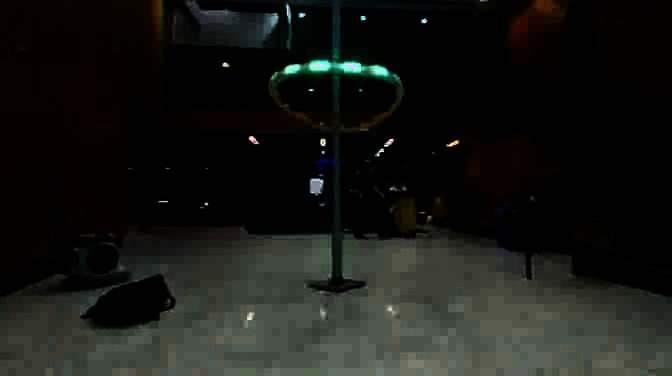
#> input picture ZodiacVision/scripts/sample.jpg, 672 x 376 px
$ python calibrate_test.py
#> lines starting #> are read from the running program, lines starting #| are printed output that depends on the picture; after the words box and inside, x2 and y2 are one past the last pixel; in counts of white or black regions, pixels touching at a corner belong together
import cv2


def BrightnessContrast(brightness=0):
    # getTrackbarPos returns the current
    # position of the specified trackbar.
    brightness = cv2.getTrackbarPos('Brightness',
                                    'GEEK')

    contrast = cv2.getTrackbarPos('Contrast',
                                  'GEEK')

    effect = controller(img, brightness,
                        contrast)

    # The function imshow displays an image
    # in the specified window
    cv2.imshow('Effect', effect)


def controller(img, brightness=255,
               contrast=127):
    brightness = int((brightness - 0) * (255 - (-255)) / (510 - 0) + (-255))

    contrast = int((contrast - 0) * (127 - (-127)) / (254 - 0) + (-127))

    if brightness != 0:

        if brightness > 0:

            shadow = brightness

            max = 255

        else:

            shadow = 0
            max = 255 + brightness

        al_pha = (max - shadow) / 255
        ga_mma = shadow

        # The function addWeighted calculates
        # the weighted sum of two arrays
        cal = cv2.addWeighted(img, al_pha,
                              img, 0, ga_mma)

    else:
        cal = img

    if contrast != 0:
        Alpha = float(131 * (contrast + 127)) / (127 * (131 - contrast))
        Gamma = 127 * (1 - Alpha)

        # The function addWeighted calculates
        # the weighted sum of two arrays
        cal = cv2.addWeighted(cal, Alpha,
                              cal, 0, Gamma)

    # putText renders the specified text string in the image.
    cv2.putText(cal, 'B:{},C:{}'.format(brightness,
                                        contrast), (10, 30),
                cv2.FONT_HERSHEY_SIMPLEX, 1, (0, 0, 255), 2)

    return cal


if __name__ == '__main__':
    # The function imread loads an image
    # from the specified file and returns it.
    original = cv2.imread("sample.jpg")
#> original is the input picture: shape (376, 672, 3); mean B, G, R 20.6, 24, 22.9

    # Making another copy of an image.
    img = original.copy()

    # The function namedWindow creates a
    # window that can be used as a placeholder
    # for images.
    cv2.namedWindow('GEEK')

    # The function imshow displays an
    # image in the specified window.
    cv2.imshow('GEEK', original)

    # createTrackbar(trackbarName,
    # windowName, value, count, onChange)
    # Brightness range -255 to 255
    cv2.createTrackbar('Brightness',
                       'GEEK', 255, 2 * 255,
                       BrightnessContrast)

    # Contrast range -127 to 127
    cv2.createTrackbar('Contrast', 'GEEK',
                       127, 2 * 127,
                       BrightnessContrast)

    BrightnessContrast(0)
#> in controller, `cv2.putText(cal, 'B:{},C:{}'.format(brightness, contrast), (10, 30), c..`:
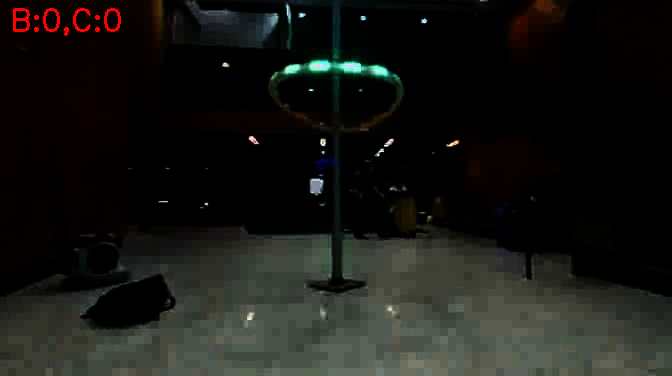
#> cal: shape (376, 672, 3); 0.33% of pixels changed, all inside (x1, y1, x2, y2) = (13, 8, 121, 36)

# The function waitKey waits for
# a key event infinitely  or for delay
# milliseconds, when it is positive.
cv2.waitKey(0)
